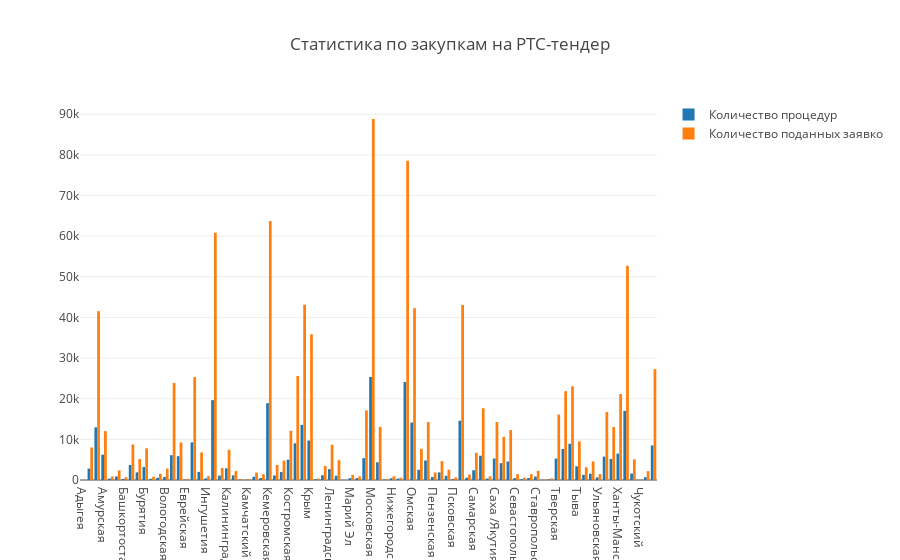

Notebook code cell kept with this figure:
### Code cell
trace0 = go.Bar(
    x=region_df.index,
    y=region_df.ProcKol,
    name='Количество процедур'
)
trace1 = go.Bar(
    x=region_df.index,
    y=region_df.AllKol,
    name='Количество поданных заявко'
)

data = [trace0, trace1]
layout = {'title': 'Статистика по закупкам на РТС-тендер'}

fig = go.Figure(data=data, layout=layout)

iplot(fig)

### Figure 1 — Plotly figure (JSON) as saved in the notebook; plotly's stock layout.template omitted (floating-point values rounded to 4 significant figures)
{"data": [{"name": "Количество процедур", "type": "bar", "x": ["Адыгея", "Алтай", "Алтайский", "Амурская", "Архангельская", "Астраханская", "Башкортостан", "Белгородская", "Брянская", "Бурятия", "Владимирская", "Волгоградская", "Вологодская", "Воронежская", "Дагестан", "Еврейская", "Забайкальский", "Ивановская", "Ингушетия", "Иркутская", "Кабардино-Балкарская", "Калининградская", "Калмыкия", "Калужская", "Камчатский", "Карачаево-Черкесская", "Карелия", "Кемеровская", "Кировская", "Коми", "Костромская", "Краснодарский", "Красноярский", "Крым", "Курганская", "Курская", "Ленинградская", "Липецкая", "Магаданская", "Марий Эл", "Мордовия", "Москва", "Московская", "Мурманская", "Ненецкий", "Нижегородская", "Новгородская", "Новосибирская", "Омская", "Оренбургская", "Орловская", "Пензенская", "Пермский", "Приморский", "Псковская", "Ростовская", "Рязанская", "Самарская", "Санкт-Петербург", "Саратовская", "Саха /Якутия/", "Сахалинская", "Свердловская", "Севастополь", "Северная Осетия - Алания", "Смоленская", "Ставропольский", "Тамбовская", "Татарстан", "Тверская", "Томская", "Тульская", "Тыва", "Тюменская", "Удмуртская", "Ульяновская", "Хабаровский", "Хакасия", "Ханты-Мансийский Автономный округ - Югра", "Челябинская", "Чувашская Республика -", "Чукотский", "Ямало-Ненецкий", "Ярославская"], "y": [1, 2801, 12958, 6222, 333, 868, 298, 3694, 1881, 3207, 292, 546, 751, 6109, 5852, 87, 9254, 1993, 401, 19649, 1078, 2882, 1155, 62, 73, 798, 484, 18898, 1114, 1989, 5004, 9036, 13558, 9711, 198, 1174, 2668, 1053, 4, 454, 457, 5366, 25339, 4357, 86, 430, 342, 24120, 14141, 2518, 4790, 738, 1864, 1038, 219, 14583, 561, 2394, 5964, 360, 5277, 4138, 4537, 462, 193, 500, 837, 32, 150, 5272, 7642, 8909, 3373, 1263, 1543, 646, 5752, 5189, 6495, 16990, 1581, 25, 692, 8504]}, {"name": "Количество поданных заявко", "type": "bar", "x": ["Адыгея", "Алтай", "Алтайский", "Амурская", "Архангельская", "Астраханская", "Башкортостан", "Белгородская", "Брянская", "Бурятия", "Владимирская", "Волгоградская", "Вологодская", "Воронежская", "Дагестан", "Еврейская", "Забайкальский", "Ивановская", "Ингушетия", "Иркутская", "Кабардино-Балкарская", "Калининградская", "Калмыкия", "Калужская", "Камчатский", "Карачаево-Черкесская", "Карелия", "Кемеровская", "Кировская", "Коми", "Костромская", "Краснодарский", "Красноярский", "Крым", "Курганская", "Курская", "Ленинградская", "Липецкая", "Магаданская", "Марий Эл", "Мордовия", "Москва", "Московская", "Мурманская", "Ненецкий", "Нижегородская", "Новгородская", "Новосибирская", "Омская", "Оренбургская", "Орловская", "Пензенская", "Пермский", "Приморский", "Псковская", "Ростовская", "Рязанская", "Самарская", "Санкт-Петербург", "Саратовская", "Саха /Якутия/", "Сахалинская", "Свердловская", "Севастополь", "Северная Осетия - Алания", "Смоленская", "Ставропольский", "Тамбовская", "Татарстан", "Тверская", "Томская", "Тульская", "Тыва", "Тюменская", "Удмуртская", "Ульяновская", "Хабаровский", "Хакасия", "Ханты-Мансийский Автономный округ - Югра", "Челябинская", "Чувашская Республика -", "Чукотский", "Ямало-Ненецкий", "Ярославская"], "y": [5, 8000, 41544, 12024, 858, 2368, 689, 8733, 5147, 7805, 792, 1519, 2828, 23872, 9225, 276, 25323, 6776, 942, 60841, 2956, 7441, 2198, 191, 194, 1825, 1413, 63743, 3697, 4756, 12104, 25580, 43135, 35837, 375, 3439, 8682, 4875, 3, 1283, 897, 17114, 88817, 13078, 196, 912, 582, 78525, 42271, 7649, 14254, 1851, 4652, 2536, 667, 43066, 1351, 6687, 17656, 910, 14265, 10636, 12279, 1430, 589, 1436, 2268, 135, 404, 16106, 21853, 23076, 9490, 3147, 4570, 1461, 16729, 13049, 21145, 52710, 5081, 49, 2162, 27271]}], "layout": {"title": "Статистика по закупкам на РТС-тендер"}}
